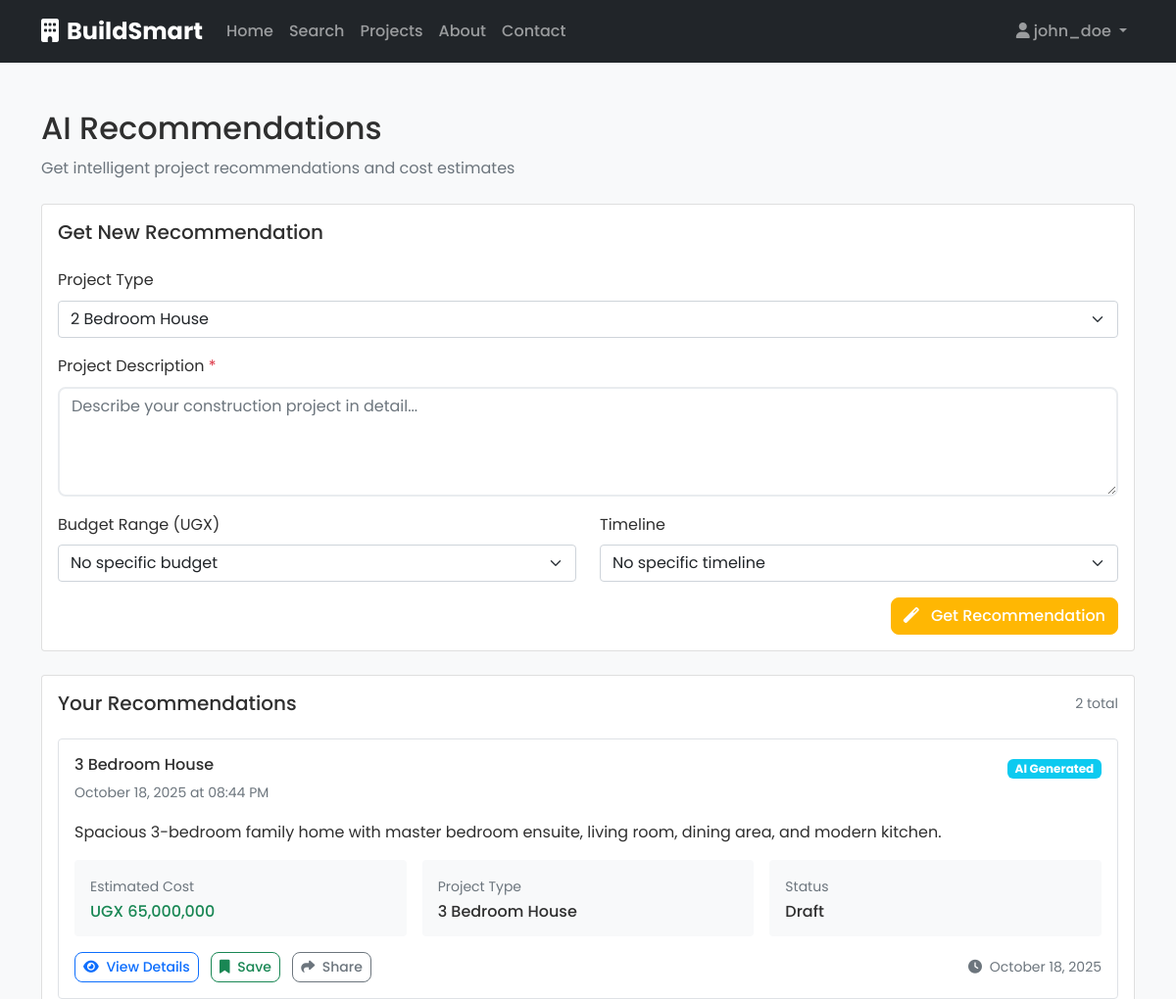
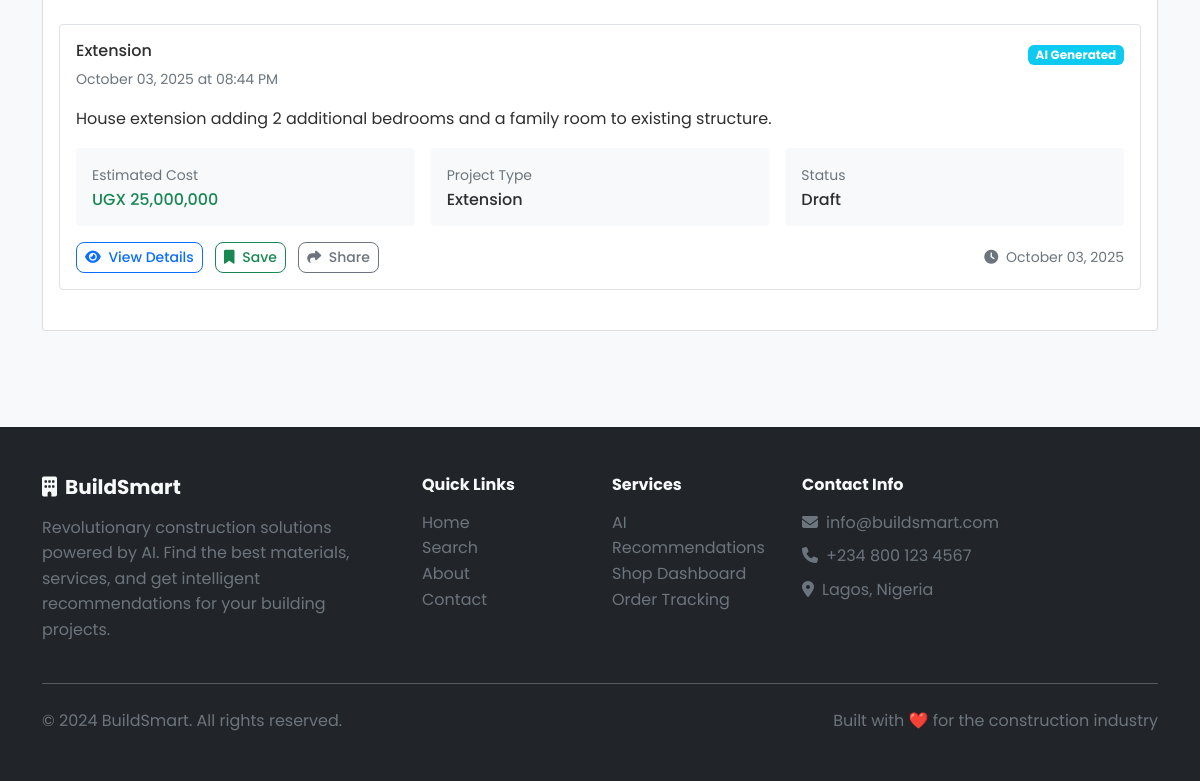
/user/recommendations (signed in), run on the app's committed database (2 pictures, top to bottom).
### app/models/user.py (models this page shows, shortened)
class User(UserMixin, db.Model):
    __tablename__ = 'users'
    id = db.Column(db.Integer, primary_key=True)
    username = db.Column(db.String(80), unique=True, nullable=False)
    email = db.Column(db.String(120), unique=True, nullable=False)
    password_hash = db.Column(db.String(128), nullable=False)
    full_name = db.Column(db.String(100))
    phone = db.Column(db.String(20))
    address = db.Column(db.Text)
    latitude = db.Column(db.Float)
    longitude = db.Column(db.Float)
    user_type = db.Column(db.String(20), default='customer')  # customer, shop_owner, service_provider
    is_active = db.Column(db.Boolean, default=True)
    is_verified = db.Column(db.Boolean, default=False)
    created_at = db.Column(db.DateTime, default=datetime.utcnow)
    updated_at = db.Column(db.DateTime, default=datetime.utcnow, onupdate=datetime.utcnow)
    shops = db.relationship('Shop', backref='owner', lazy=True)
    services = db.relationship('Service', backref='provider', lazy=True)
    orders = db.relationship('Order', backref='customer', lazy=True)
    recommendations = db.relationship('Recommendation', backref='user', lazy=True)

### app/models/recommendation.py (models this page shows, shortened)
class Recommendation(db.Model):
    __tablename__ = 'recommendations'
    id = db.Column(db.Integer, primary_key=True)
    project_type = db.Column(db.String(50), nullable=False)  # e.g., '2_bedroom_house', 'office_building'
    project_description = db.Column(db.Text, nullable=False)
    total_estimated_cost = db.Column(db.Numeric(12, 2))
    recommendation_data = db.Column(db.JSON, nullable=False)  # Store the full recommendation as JSON
    is_saved = db.Column(db.Boolean, default=False)
    created_at = db.Column(db.DateTime, default=datetime.utcnow)
    updated_at = db.Column(db.DateTime, default=datetime.utcnow, onupdate=datetime.utcnow)
    user_id = db.Column(db.Integer, db.ForeignKey('users.id'), nullable=False)

### app/blueprints/user/routes.py (the view)
@user_bp.route('/recommendations')
@login_required
def recommendations():
    page = request.args.get('page', 1, type=int)
    recommendations = Recommendation.query.filter_by(user_id=current_user.id)\
                                        .order_by(Recommendation.created_at.desc())\
                                        .paginate(page=page, per_page=10, error_out=False)
    return render_template('user/recommendations.html', recommendations=recommendations)

### app/templates/user/recommendations.html (shortened to what this page needs)
{% extends "base.html" %}
{% block content %}
<div class="container py-5">
    <div class="mb-4">
        <h1 class="h2">AI Recommendations</h1>
        <p class="text-muted">Get intelligent project recommendations and cost estimates</p>
    </div>
    <div class="card mb-4">
        <div class="card-body">
            <h2 class="h5 mb-4">Get New Recommendation</h2>
            <form id="recommendationForm">
                <div class="row">
                    <div class="col-md-12 mb-3">
                        <label for="project_type" class="form-label">Project Type</label>
                        <select id="project_type" name="project_type" class="form-select">
                            <option value="2_bedroom_house">2 Bedroom House</option>
                        </select>
                    </div>
                </div>
                <div class="mb-3">
                    <label for="project_description" class="form-label">Project Description <span class="text-danger">*</span></label>
                    <textarea id="project_description" name="project_description" rows="4" required class="form-control" placeholder="Describe your construction project in detail..."></textarea>
                </div>
                <div class="row">
                    <div class="col-md-6 mb-3">
                        <label for="budget_range" class="form-label">Budget Range (UGX)</label>
                        <select id="budget_range" name="budget_range" class="form-select">
                            <option value="">No specific budget</option>
                        </select>
                    </div>
                    <div class="col-md-6 mb-3">
                        <label for="timeline" class="form-label">Timeline</label>
                        <select id="timeline" name="timeline" class="form-select">
                            <option value="">No specific timeline</option>
                        </select>
                    </div>
                </div>
                <div class="d-flex justify-content-end">
                    <button type="submit" class="btn btn-primary">
                        <i class="fas fa-magic me-2"></i>
                        Get Recommendation
                    </button>
                </div>
            </form>
        </div>
    </div>
    <div class="card">
        <div class="card-body">
            <div class="d-flex justify-content-between align-items-center mb-4">
                <h2 class="h5 mb-0">Your Recommendations</h2>
                <span class="text-muted small">{{ recommendations.total }} total</span>
            </div>
            {% if recommendations.items %}
            <div class="row g-4 mb-4">
                {% for rec in recommendations.items %}
                <div class="col-12">
                    <div class="card border">
                        <div class="card-body">
                            <div class="d-flex justify-content-between align-items-start mb-3">
                                <div>
                                    <h3 class="h6">
                                        {{ rec.project_type.replace('_', ' ')|title }}
                                    </h3>
                                    <p class="text-muted small mb-0">{{ rec.created_at.strftime('%B %d, %Y at %I:%M %p') }}</p>
                                </div>
                                <div>
                                    <span class="badge bg-info">
                                        AI Generated
                                    </span>
                                </div>
                            </div>
                            <div class="mb-3">
                                <p>{{ rec.project_description[:200] }}{% if rec.project_description|length > 200 %}...{% endif %}</p>
                            </div>
                            <div class="row g-3 mb-3">
                                <div class="col-md-4">
                                    <div class="bg-light p-3 rounded">
                                        <p class="text-muted small mb-1">Estimated Cost</p>
                                        <p class="h6 text-success mb-0">
                                            {% if rec.total_estimated_cost %}
                                                UGX {{ "{:,.0f}".format(rec.total_estimated_cost) }}
                                            {% else %}
                                                <span class="text-muted">Calculating...</span>
                                            {% endif %}
                                        </p>
                                    </div>
                                </div>
                                <div class="col-md-4">
                                    <div class="bg-light p-3 rounded">
                                        <p class="text-muted small mb-1">Project Type</p>
                                        <p class="h6 mb-0">{{ rec.project_type.replace('_', ' ')|title }}</p>
                                    </div>
                                </div>
                                <div class="col-md-4">
                                    <div class="bg-light p-3 rounded">
                                        <p class="text-muted small mb-1">Status</p>
                                        <p class="h6 mb-0">
                                            {% if rec.is_saved %}Saved{% else %}Draft{% endif %}
                                        </p>
                                    </div>
                                </div>
                            </div>
                            <div class="d-flex justify-content-between align-items-center">
                                <div>
                                    <button class="btn btn-sm btn-outline-primary">
                                        <i class="fas fa-eye me-1"></i>
                                        View Details
                                    </button>
                                    {% if not rec.is_saved %}
                                    <button class="btn btn-sm btn-outline-success ms-2">
                                        <i class="fas fa-bookmark me-1"></i>
                                        Save
                                    </button>
                                    {% endif %}
                                    <button class="btn btn-sm btn-outline-secondary ms-2">
                                        <i class="fas fa-share me-1"></i>
                                        Share
                                    </button>
                                </div>
                                <div class="text-muted small">
                                    <i class="fas fa-clock me-1"></i>
                                    {{ rec.created_at.strftime('%B %d, %Y') }}
                                </div>
                            </div>
                        </div>
                    </div>
                </div>
                {% endfor %}
            </div>
            {% endif %}
        </div>
    </div>
</div>
{% endblock %}

### app/templates/components/navbar.html (shortened to what this page needs)
<nav class="navbar navbar-expand-lg navbar-dark bg-dark">
    <div class="container">
        <a class="navbar-brand fw-bold" href="{{ url_for('main.index') }}">
            <i class="fas fa-building me-2"></i>BuildSmart
        </a>
        <div class="collapse navbar-collapse" id="navbarNav">
            <ul class="navbar-nav me-auto">
                <li class="nav-item">
                    <a class="nav-link" href="{{ url_for('main.index') }}">Home</a>
                </li>
                <li class="nav-item">
                    <a class="nav-link" href="{{ url_for('main.search') }}">Search</a>
                </li>
                <li class="nav-item">
                    <a class="nav-link" href="{{ url_for('main.projects') }}">Projects</a>
                </li>
                <li class="nav-item">
                    <a class="nav-link" href="{{ url_for('main.about') }}">About</a>
                </li>
                <li class="nav-item">
                    <a class="nav-link" href="{{ url_for('main.contact') }}">Contact</a>
                </li>
            </ul>
            <ul class="navbar-nav">
                {% if current_user.is_authenticated %}
                    <li class="nav-item dropdown">
                        <a class="nav-link dropdown-toggle" href="#" id="navbarDropdown" role="button" data-bs-toggle="dropdown">
                            <i class="fas fa-user me-1"></i>{{ current_user.username }}
                        </a>
                    </li>
                {% endif %}
            </ul>
        </div>
    </div>
</nav>

### app/static/css/custom.css (style rules this page uses)
:root { --primary-yellow: #FFB703; --accent-orange: #FB8500; --charcoal-gray: #2F2F2F; --bg-light: #F8F9FA; --primary-color: var(--primary-yellow); --secondary-color: #6c757d; --success-color: #198754; --warning-color: #ffc107; --danger-color: #dc3545; --light-color: var(--bg-light); --dark-color: var(--charcoal-gray); }
body { font-family: 'Poppins', -apple-system, BlinkMacSystemFont, 'Segoe UI', Roboto, Inter, 'Helvetica Neue', Arial, sans-serif; line-height: 1.6; color: var(--dark-color); background-color: var(--light-color); }
.card { transition: transform 0.2s ease-in-out, box-shadow 0.2s ease-in-out; }
.btn { border-radius: 8px; font-weight: 500; transition: all 0.2s ease-in-out; }
.navbar-brand { font-size: 1.5rem; font-weight: bold; }
.navbar-nav .nav-link { font-weight: 500; transition: color 0.2s ease-in-out; }
.btn-primary { background-color: var(--primary-color); border-color: var(--primary-color); }
.badge { border-radius: 6px; }
.form-control { border-radius: 8px; border: 2px solid #e9ecef; transition: border-color 0.2s ease-in-out; }

### data on the page
User: username "john_doe"
Recommendation: project_type.replace "3 Bedroom House", created_at "October 18, 2025 at 08:44 PM", project_description "Spacious 3-bedroom family home with master bedroom ensuite, living room, dining area, and modern kitchen.", total_estimated_cost "65,000,000", is_saved "Draft", created_at "October 18, 2025"
Recommendation: project_type.replace "Extension", created_at "October 03, 2025 at 08:44 PM", project_description "House extension adding 2 additional bedrooms and a family room to existing structure.", total_estimated_cost "25,000,000", is_saved "Draft", created_at "October 03, 2025"

### other printed values
{{ recommendations.total }} "2"
